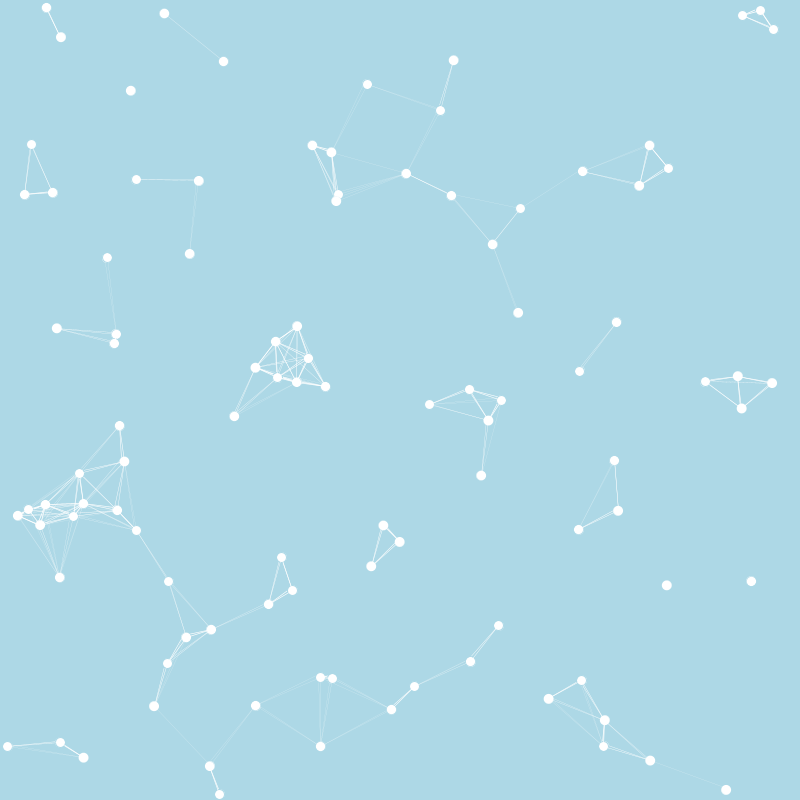
Frame 1 (no input)
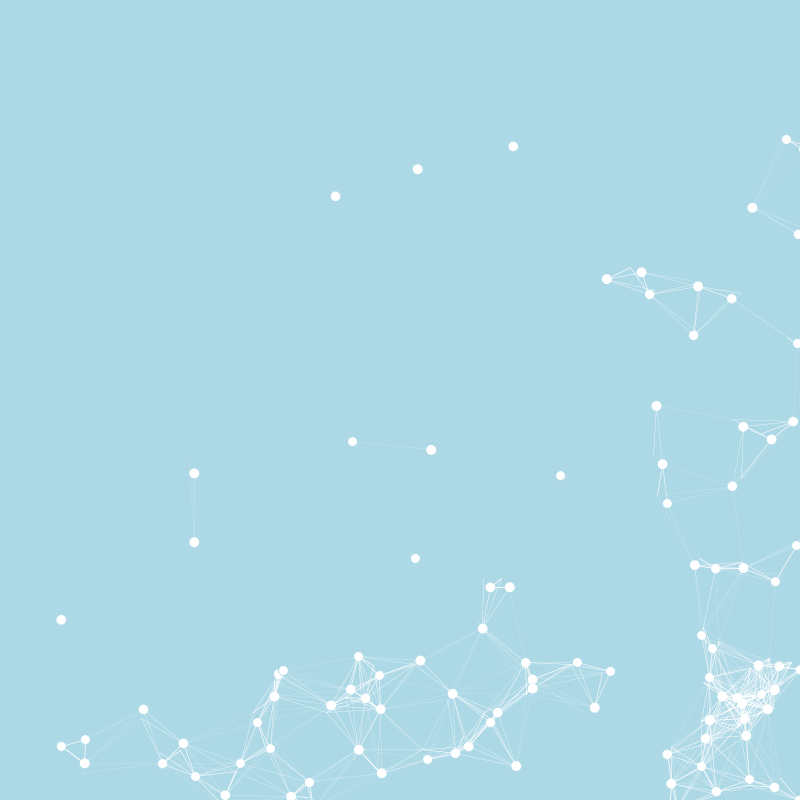
Frame 60 (the mouse pressed at the canvas centre just before this capture)
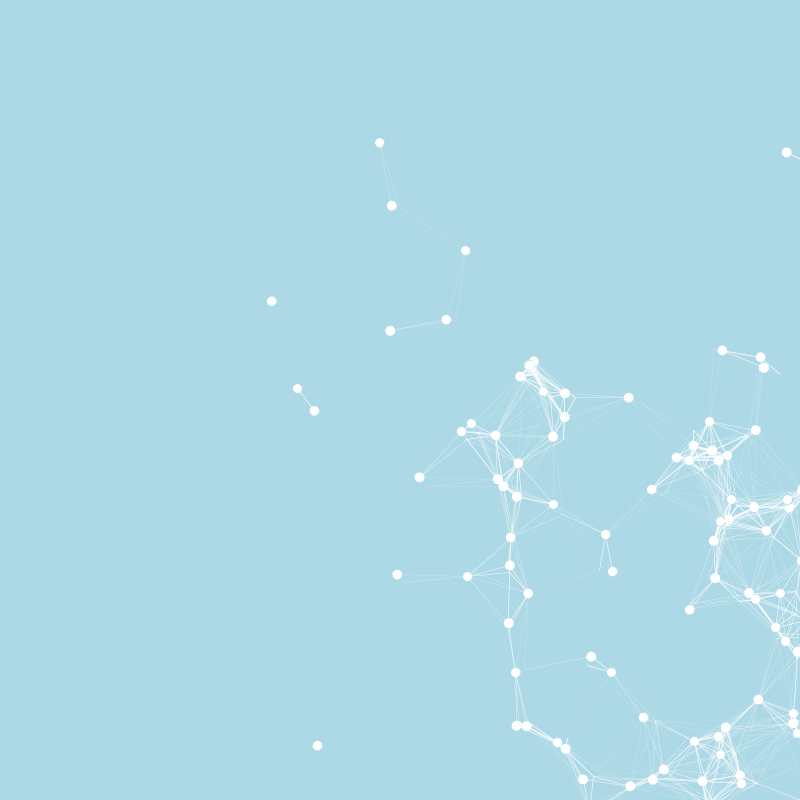
Frame 120 (the mouse held since frame 60 and released just before this capture)

The Processing sketch that drew these frames (run headless with seeded random() and noise(); from frame 60 on, the mouse is pressed at the canvas centre):

// Processing sketch: sketch_05
// ── sketch_05.pde
// particles sketch


int total = 100;
int max_distance = 80;
ArrayList<Particle> ps= new ArrayList<Particle>();

Repel repel;


void setup() {
    size (800, 800);
    for (int i = 0; i < total; i++) {
        ps.add(new Particle());
  }

  repel = new Repel(); 

}

void draw() {
    background(#ADD8E6);

    PVector wind = new PVector(0.2, 0);
    PVector gravity = new PVector(0, 0);
    for (int i = 0; i < ps.size(); i ++) {
        Particle p = ps.get(i);
        PVector f = repel.repel(p, new PVector(mouseX,mouseY));
    if (mousePressed) {
        p.applyForce(wind);
    }
    // p.applyForce(gravity);
    p.applyForce(f);
    p.update();
    p.checkEdges();
    //p.collision();
    p.display();
    if (p.dead()) {
      ps.remove(i);
    }

    for(int j =1; j<ps.size()-1;j++){
        
    Particle p1 = ps.get(j);
    // println(p1);
    float distance = dist(p.location.x,p.location.y,p1.location.x,p1.location.y);
    if(distance<=max_distance){
        stroke(255);
        strokeWeight(1-distance/max_distance);
        line(p.location.x,p.location.y, p1.location.x,p1.location.y);
        }
    }

  }
    repel.display();
  //ps.add(new Particle());
}

class Particle {
  PVector location;
  PVector velocity;
  PVector acceleration;
  float mass;
  float radius;

  int lifespan = 255;

  Particle() {
    location = new PVector(random(width), random(height));
    acceleration = new PVector(0, 0);
    velocity = new PVector(random(3), random(3));
    radius = random(20, 40);
    mass = 1;
  }

  void applyForce(PVector force) {
    PVector f = PVector.div(force, mass);
    acceleration.add(f);
  }

  void update() {
    velocity.add(acceleration);
    location.add(velocity);
    //lifespan-=2;

    acceleration.mult(0);
  }

  void checkEdges() {
    if (location.x>width || location.x<0) {
      velocity.x*=-1;
    }
    if (location.y>width || location.y<0) {
      velocity.y*=-1;
    }
  }

  

  void display() {
    stroke(#ADD8E6, lifespan);
    fill(255, lifespan);
    ellipse(location.x, location.y, mass*10, mass*10);
  }

  boolean dead() {
    if (lifespan<0) {
      return true;
    } else {
      return false;
    }
  }

}

class Repel{

    float mass;
    PVector location;
    Repel(){
        location = new PVector(width/2,height/2);
        mass = 100;
    }
    

    PVector repel(Particle p, PVector mousepos_){
        location = mousepos_;
        PVector force = PVector.sub(location, p.location);
        float distance = force.mag();
        distance = constrain(distance,5,25);
        force.normalize();

        float strength = (mass * p.mass)/ (distance * distance);
        force.mult(-strength);
        return force;
    }
    void display(){
        stroke(0);
        fill(133,50);
        // ellipse(location.x,location.y, mass*2,mass*2);
    }

    

}
